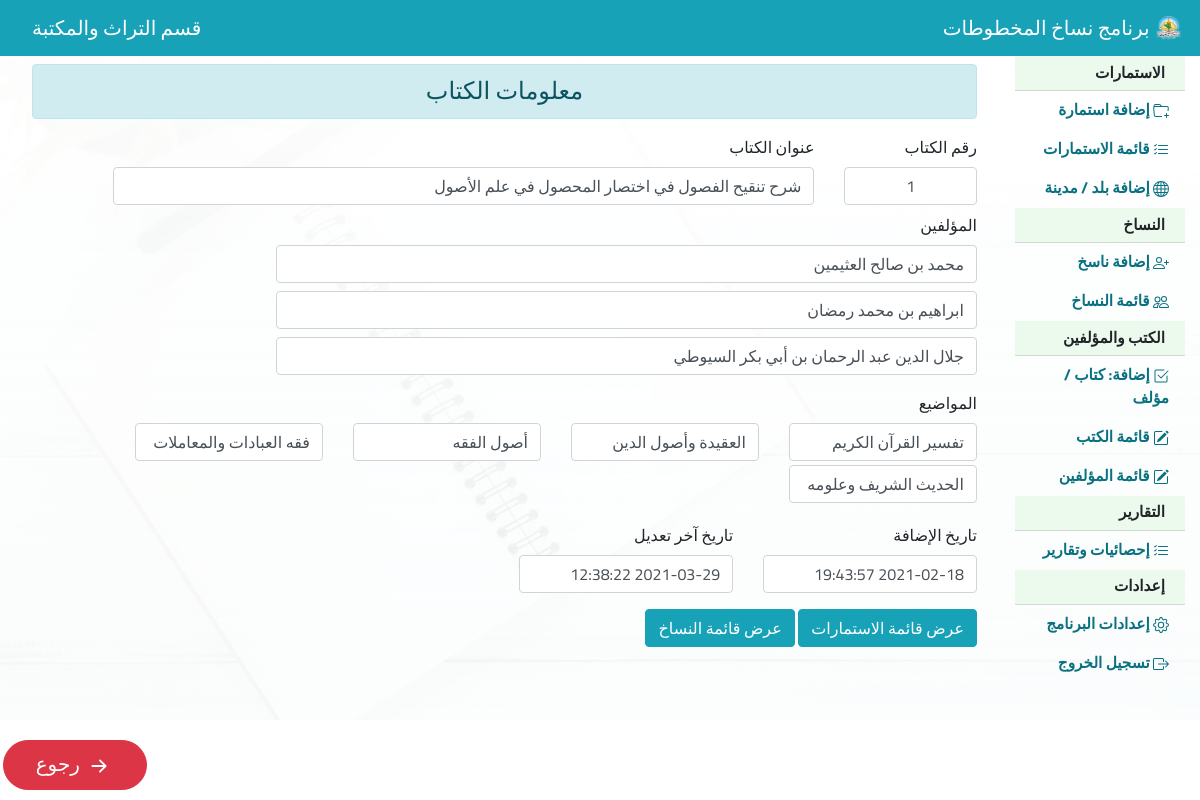
/previewBook.php?book_id=1 (signed in), run on the app's committed database.
### tables this page shows
CREATE TABLE `a_books` (
  `book_id` int(11) NOT NULL,
  `book_title` varchar(150) NOT NULL,
  `creation_date` datetime NOT NULL,
  `last_edit_date` datetime NOT NULL
);

CREATE TABLE `c_authors` (
  `auth_id` int(11) NOT NULL,
  `auth_name` varchar(90) NOT NULL,
  `creation_date` datetime NOT NULL,
  `last_edit_date` datetime NOT NULL
);

CREATE TABLE `b_subjects` (
  `subj_id` int(11) NOT NULL,
  `subj_name` varchar(40) NOT NULL
);

### config.php (called while the page is built, shortened)
<?php
$ProjTitle = "برنامج نساخ المخطوطات";

### previewBook.php (the view, shortened to what this page needs)
<?php
include 'check.php';
include 'header.php';
if (isset($_GET['book_id'])) {
    $book_id = $_GET['book_id'];
    $searchQry = "SELECT *
    FROM a_books
    WHERE book_id = '$book_id'";
    $searchResult = mysqli_query($conn, $searchQry);
    while ($row = mysqli_fetch_array($searchResult)) {
        $book_id = $row['book_id'];
        $book_title = $row['book_title'];
        $creation_date = $row['creation_date'];
        $last_edit_date = $row['last_edit_date'];
    }
    $authorsQry = "SELECT auth_name
    FROM g_books_authors
    INNER JOIN c_authors
    ON g_books_authors.auth_id = c_authors.auth_id
    WHERE g_books_authors.book_id = '$book_id'";
    $authorsResult = mysqli_query($conn, $authorsQry);
    $subjectsQry = "SELECT subj_name
    FROM f_books_subjects
    INNER JOIN b_subjects
    ON f_books_subjects.subj_id = b_subjects.subj_id
    WHERE f_books_subjects.book_id = '$book_id'";
    $subjectsResult = mysqli_query($conn, $subjectsQry);
}
?>
<!DOCTYPE html>
<html lang="ar">
<head>
</head>
<body class="my_bg">
    <div class="container-fluid mt-5">
        <?php include "sideBar.php" ?>
        <div class="col-10 my_mr_sidebar pt-3">
            <div class="alert alert-info text-center h4" role="alert">
                معلومات الكتاب
            </div>
            <form action="" method="post" enctype="multipart/form-data">
                <div class="row mt-3">
                    <div class="col-md-2">
                        <label for="book_id" class="form-label">رقم الكتاب</label>
                        <input type="text" class="form-control text-center" value="<?php echo $book_id ?>"
                            name="book_id" id="book_id" readonly>
                    </div>
                    <div class="col-md-9">
                        <label for="book_title" class="form-label">عنوان الكتاب</label>
                        <input type="text" class="form-control" value="<?php echo $book_title ?>" name="book_title"
                            id="book_title" readonly>
                    </div>
                </div>
                <div class="row mt-2">
                    <div class="col-md-9">
                        <label for="author" class="form-label">المؤلفين</label>
                        <?php
                        while ($row = mysqli_fetch_array($authorsResult)) {
                        ?>
                        <input type="text" class="form-control mb-2" value="<?php echo $row['auth_name']; ?>"
                            name="auth_name" id="author" readonly>
                        <?php } ?>
                    </div>
                </div>
                <label for="subject_name" class="form-label mt-2">المواضيع</label>
                <div class="row">
                    <?php
                    while ($row = mysqli_fetch_array($subjectsResult)) {
                    ?>
                    <div class="col-md-auto">
                        <input type="text" class="form-control mb-1" value="<?php echo  $row['subj_name']; ?>"
                            name="subj_name" id="subject_name" readonly>
                    </div>
                    <?php } ?>
                </div>
                <div class="row mt-3">
                    <div class="col-md-3">
                        <label for="creation_date" class="form-label">تاريخ الإضافة</label>
                        <input type="text" class="form-control" value="<?php echo $creation_date ?>" id="creation_date"
                            readonly>
                    </div>
                    <div class="col-md-3">
                        <label for="last_edit_date" class="form-label">تاريخ آخر تعديل</label>
                        <input type="text" class="form-control" value="<?php echo $last_edit_date ?>"
                            id="last_edit_date" readonly>
                    </div>
                </div>
                <button type="submit" name="manuList" class="btn btn-info mt-3 mb-3">عرض قائمة
                    الاستمارات </button>
                <button type="submit" name="copList" class="btn btn-info mt-3 mb-3">عرض قائمة
                    النساخ </button>
            </form>
            <button type="button" class="my_fixed_button1 my_col_btn btn btn-danger btn-lg rounded-pill"
                onclick="window.history.go(-1);">
                <svg xmlns="http://www.w3.org/2000/svg" width="30" height="30" fill="currentColor"
                    class="bi bi-arrow-right-short" viewBox="0 0 16 16">
                    <path fill-rule="evenodd"
                        d="M4 8a.5.5 0 0 1 .5-.5h5.793L8.146 5.354a.5.5 0 1 1 .708-.708l3 3a.5.5 0 0 1 0 .708l-3 3a.5.5 0 0 1-.708-.708L10.293 8.5H4.5A.5.5 0 0 1 4 8z" />
                </svg>
                رجوع
            </button>
        </div>
    </div>
</body>
</html>

### header.php (shortened to what this page needs)
<?php
include 'check.php';
?>
<!DOCTYPE html>
<html lang="ar" dir="rtl">
<head>
    <link rel="stylesheet" href="bootstrap-4.5.3/css/bootstrap-rtl.min.css">
    <link rel="stylesheet" href="bootstrap-4.5.3/bootstrap-icons-1.2.1/font/bootstrap-icons.css">
    <link rel="stylesheet" href="css/fonts.css">
    <link rel="stylesheet" href="css/style.css">
</head>
<body>
    <nav class="navbar navbar-dark bg-info fixed-top">
        <a class="navbar-brand" href="insertForm.php#insertForm">
            <img src="img/logo.JPG" width="30" height="30" class="d-inline-block align-top" alt="" loading="lazy">
            <?php echo $ProjTitle ?>
        </a>
        <a class="navbar-brand" href="insertForm.php#insertForm">
            قسم التراث والمكتبة
        </a>
    </nav>
</body>
</html>

### sideBar.php (shortened to what this page needs)
<div class="col-2 my_fixed_sidebar mt-2">
    <div class="nav flex-column nav-pills" id="myTab" role="tablist" aria-orientation="vertical">
        <li class="my_navList">الاستمارات</li>
        <a id="insertForm-tab" data-toggle="pill" data-toggle="pill" href="#insertForm" role="tab">
            <a class="nav-link" href="insertForm.php#insertForm">
                إضافة استمارة
            </a>
        </a>
        <a id="booksList-tab" data-toggle="pill" href="#formsList" role="tab" aria-selected="false">
            <a class="nav-link" href="formsList.php#formsList">
                قائمة الاستمارات
            </a>
        </a>
        <a id="insertCountry-tab" data-toggle="pill" data-toggle="pill" href="#insertCountry" role="tab">
            <a class="nav-link" href="insertCountry.php#insertCountry">
                إضافة بلد / مدينة
            </a>
        </a>
        <li class="my_navList">النساخ</li>
        <a id="insertClient-tab" data-toggle="pill" href="#insertCopier" role="tab" aria-selected="false">
            <a class="nav-link" href="insertCopier.php#insertCopier">
                إضافة ناسخ
            </a>
        </a>
        <a id="clientsList-tab" data-toggle="pill" href="#copiersList" role="tab" aria-selected="false">
            <a class="nav-link" href="copiersList.php#copiersList">
                قائمة النساخ
            </a>
        </a>
        <li class="my_navList">الكتب والمؤلفين</li>
        <a id="insertBookAuthor-tab" data-toggle="pill" href="#insertBookAuthor" role="tab" aria-selected="false">
            <a class="nav-link" href="insertBookAuthor.php#insertBookAuthor">
                إضافة: كتاب / مؤلف
            </a>
            <a id="booksList-tab" data-toggle="pill" href="#booksList" role="tab" aria-selected="false">
                <a class="nav-link" href="booksList.php#booksList">
                    قائمة الكتب
                </a>
                <a id="authorsList-tab" data-toggle="pill" href="#authorsList" role="tab" aria-selected="false">
                    <a class="nav-link" href="authorsList.php#authorsList">
                        قائمة المؤلفين
                    </a>
                    <li class="my_navList">التقارير</li>
                    <a id="ordersList-tab" data-toggle="pill" href="#statistics" role="tab" aria-selected="false">
                        <a class="nav-link" href="statistics.php#statistics">
                            إحصائيات وتقارير
                        </a>
                    </a>
                    <li class="my_navList">إعدادات</li>
                    <a id="settings-tab" data-toggle="pill" href="#settings" role="tab" aria-selected="false">
                        <a class="nav-link" href="settings.php#settings">
                            إعدادات البرنامج
                        </a>
                    </a>
                    <a id="Dedicate-tab" data-toggle="pill" href="#logout" role="tab" aria-selected="false">
                        <a class="nav-link" href="logout.php">
                            تسجيل الخروج
                        </a>
    </div>
</div>

### css/style.css (style rules this page uses)
body { font-family: "Cairo", sans-serif; }
body, html { height: 90%; margin: 0; }
.form-control:disabled, .form-control[readonly] { background-color: white; }
.my_navList { position: relative; display: block; padding: 0.35rem 1.25rem; background-color: #ecfaee; border-bottom: 1px solid rgba(0, 0, 0, 0.125); font-weight: bold; }
.my_fixed_sidebar { position: fixed; right: 0; z-index: 1030; font-size: 15.3px; font-weight: bold; }
a, .btn-link { color: #097181; }
.my_mr_sidebar { margin-right: 16.5%; }
.my_fixed_button1 { position: fixed; left: 0; bottom: 10px; z-index: 1030; }
.my_col_btn { width: 12%; margin: auto 3px; }
.my_bg { background: linear-gradient(rgba(255, 255, 255, 1), rgba(252, 255, 254, 0.9)), url(../img/preview.jpg) center / cover no-repeat fixed; min-height: 100%; }

### data on the page
a_books: book_id "1", book_title "شرح تنقيح الفصول في اختصار المحصول في علم الأصول", creation_date "2021-02-18 19:43:57", last_edit_date "2021-03-29 12:38:22"
c_authors: auth_name "محمد بن صالح العثيمين"
c_authors: auth_name "ابراهيم بن محمد رمضان"
c_authors: auth_name "جلال الدين عبد الرحمان بن أبي بكر السيوطي"
b_subjects: subj_name "تفسير القرآن الكريم"
b_subjects: subj_name "العقيدة وأصول الدين"
b_subjects: subj_name "أصول الفقه"
b_subjects: subj_name "فقه العبادات والمعاملات"
b_subjects: subj_name "الحديث الشريف وعلومه"

### other printed values
$ProjTitle "برنامج نساخ المخطوطات"
